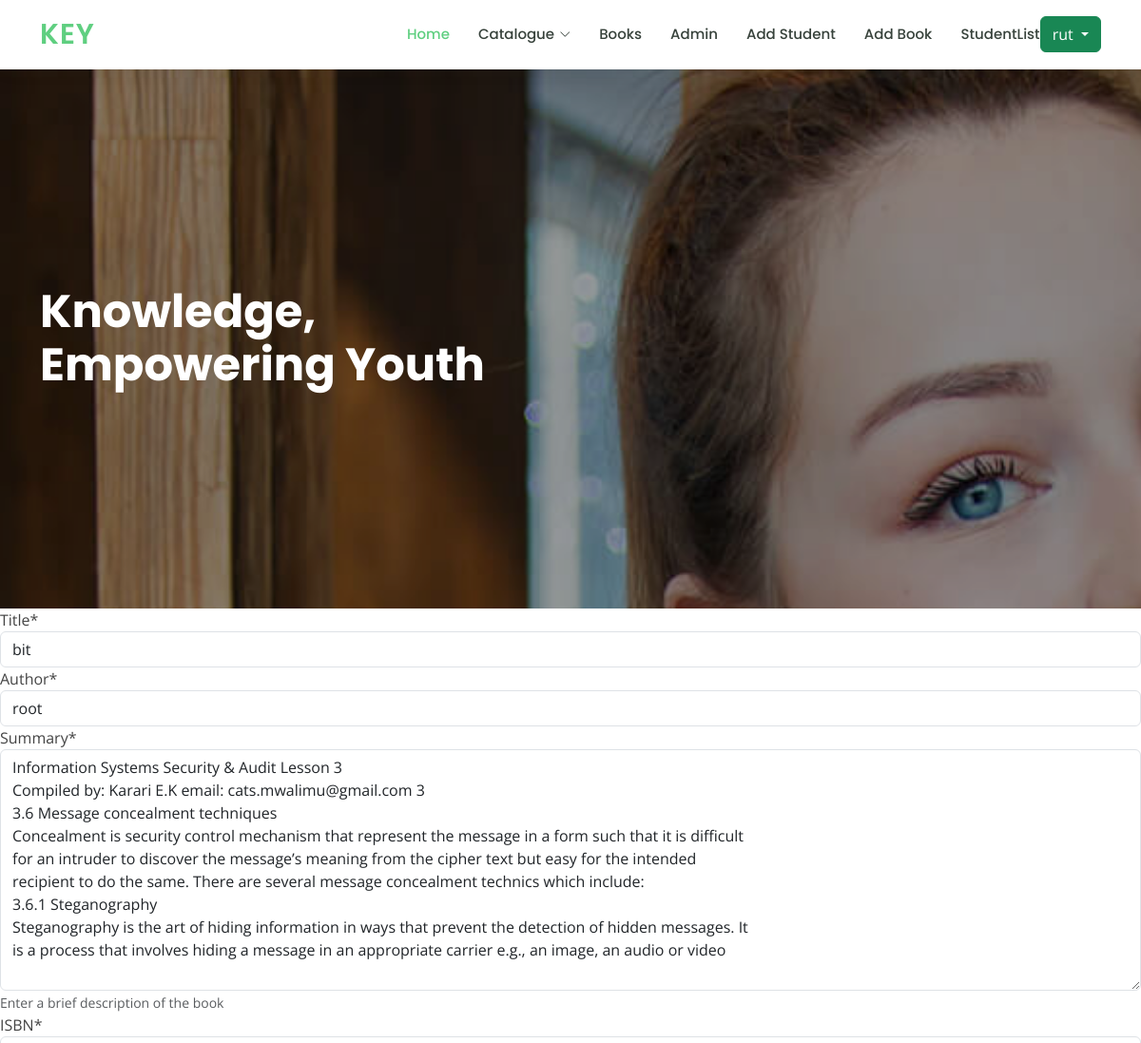
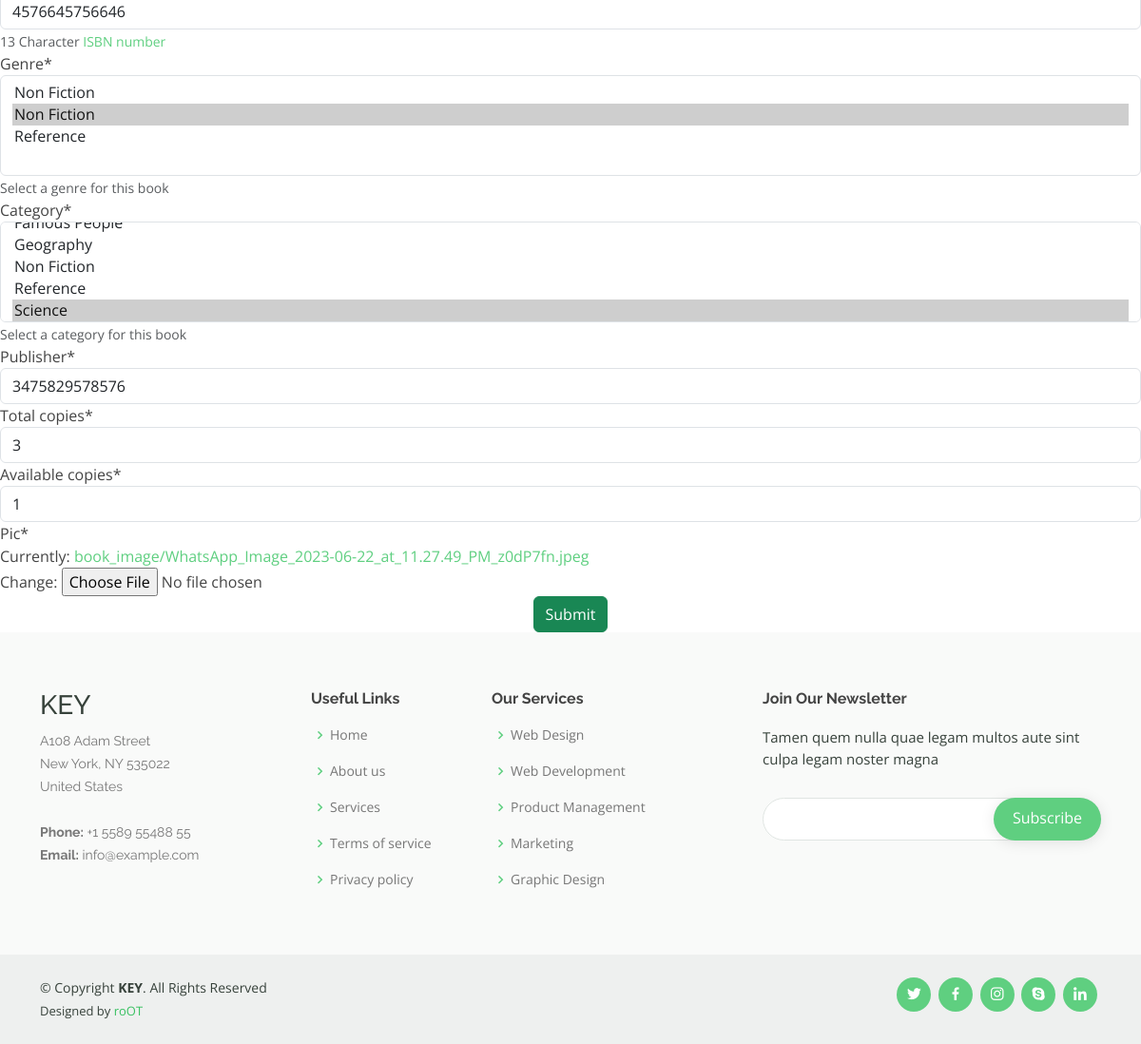
/book/4/update/ (signed in), run on the app's committed database (2 pictures, top to bottom).
### management/models.py (models this page shows)
class Book(models.Model):
    title = models.CharField(max_length=200)
    author = models.CharField(max_length=100)
    summary = models.TextField(max_length=1000, help_text="Enter a brief description of the book")
    isbn = models.CharField('ISBN', max_length=13,
                            help_text='13 Character <a href="https://www.isbn-international.org/content/what-isbn">ISBN number</a>')
    genre = models.ManyToManyField(Genre, help_text="Select a genre for this book")
    category = models.ManyToManyField(Category, help_text="Select a category for this book")
    publisher = models.CharField(max_length=150)
    total_copies = models.IntegerField()
    available_copies = models.IntegerField()
    pic=models.ImageField(blank=False, null=False, upload_to='book_image')

### management/views.py (the view)
# urls.py: path('book/<int:pk>/update/', views.BookUpdate, name='book_update'),
@login_required
def BookUpdate(request, pk):
    if not request.user.is_superuser:
        return redirect('index')
    obj = Book.objects.get(id=pk)
    form = BookForm(instance=obj)
    if request.method == 'POST':
        form = BookForm(data=request.POST, files=request.FILES, instance=obj)
        if form.is_valid():
            obj = form.save(commit=False)
            obj.save()
            return redirect(index)
    return render(request, 'catalog/form.html', locals())

### management/forms.py
class BookForm(forms.ModelForm):
    class Meta:
        model = Book
        fields = '__all__'

### management/models.py (called while the page is built)
    def __str__(self):
        return self.name

    def __str__(self):
        return self.name

### templates/catalog/form.html (shortened to what this page needs)
{% extends 'base.html' %}
{% load crispy_forms_tags %}
{% block content %}
    <div class="bg bg-white form-group mx-auto my-auto">
        <form method="post" class="form" enctype="multipart/form-data">
            {{ form|crispy }}
            <center><input class="btn btn-success" type="submit" value="Submit"/></center>
        </form>
    </div>
{% endblock %}

### templates/base.html (shortened to what this page needs)
{% load static %}
<!DOCTYPE html>
<html lang="en">
<head>
  <link href="{% static '/assets/vendor/animate.css' %}" rel="stylesheet">
  <link href="{% static '/assets/vendor/aos/aos.css' %}" rel="stylesheet">
  <link href="{% static '/assets/vendor/bootstrap/css/bootstrap.min.css' %}" rel="stylesheet">
  <link href="{% static '/assets/vendor/bootstrap-icons/bootstrap-icons.css' %}" rel="stylesheet">
  <link href="{% static '/assets/vendor/boxicons/css/boxicons.min.css' %}" rel="stylesheet">
  <link href="{% static '/assets/vendor/remixicon/remixicon.css' %}" rel="stylesheet">
  <link href="{% static '/assets/vendor/swiper/swiper-bundle.min.css' %}" rel="stylesheet">
  <link href="{% static '/assets/css/style.css' %}" rel="stylesheet">
</head>
<body>
  <header id="header" class="fixed-top">
    <div class="container d-flex align-items-center">
      <h1 class="logo me-auto"><a href="/">KEY</a></h1>
      <nav id="navbar" class="navbar order-last order-lg-0">
        <ul>
          <li><a class="active" href=" ">Home</a></li>
          <li class="dropdown"><a href="#"><span>Catalogue</span> <i class="bi bi-chevron-down"></i></a>
          </li>
          <li class="nav-item">
            <a class="nav-link" href="{% url 'books' %}">Books</a>
        </li>
        <li class="nav-item">
          <a class="nav-link" href="{% url 'admin:index' %}">Admin</a>
      </li>
      {% if user.is_superuser %}
          <li class="nav-item">
              <a class="nav-link" href="{% url 'student_create' %}">Add Student</a>
          </li>
          <li class="nav-item">
              <a class="nav-link" href="{% url 'book_create' %}">Add Book</a>
          </li>
          <li class="nav-item">
              <a class="nav-link" href="{% url 'student_list' %}">StudentList</a>
          </li>
      {% endif %}
          {% if user.is_authenticated %}
<div class="dropdown float">
<button type="button" class="btn btn-success dropdown-toggle" data-toggle="dropdown">
{{ request.user }}
</button>
</div>
               {% else %}
          <li class="nav-item">
              <a class="nav-link" href="{% url 'login' %}">Login</a>
          </li>
{% endif %}
        </ul>
      </nav>
    </div>
  </header>
  <section id="hero" class="d-flex justify-content-center align-items-center">
    <div class="container position-relative" data-aos="zoom-in" data-aos-delay="100">
      <h1>Knowledge,<br>Empowering Youth</h1>
    </div>
  </section>
  <main id="main">
    {% block content %}
    {% endblock content %}
  <footer id="footer">
    <div class="footer-top">
      <div class="container">
        <div class="row">
          <div class="col-lg-3 col-md-6 footer-contact">
            <h3>KEY</h3>
            <p>
              A108 Adam Street <br>
              New York, NY 535022<br>
              United States <br><br>
              <strong>Phone:</strong> +1 5589 55488 55<br>
              <strong>Email:</strong> info@example.com<br>
            </p>
          </div>
          <div class="col-lg-2 col-md-6 footer-links">
            <h4>Useful Links</h4>
            <ul>
              <li><i class="bx bx-chevron-right"></i> <a href="#">Home</a></li>
              <li><i class="bx bx-chevron-right"></i> <a href="#">About us</a></li>
              <li><i class="bx bx-chevron-right"></i> <a href="#">Services</a></li>
              <li><i class="bx bx-chevron-right"></i> <a href="#">Terms of service</a></li>
              <li><i class="bx bx-chevron-right"></i> <a href="#">Privacy policy</a></li>
            </ul>
          </div>
          <div class="col-lg-3 col-md-6 footer-links">
            <h4>Our Services</h4>
            <ul>
              <li><i class="bx bx-chevron-right"></i> <a href="#">Web Design</a></li>
              <li><i class="bx bx-chevron-right"></i> <a href="#">Web Development</a></li>
              <li><i class="bx bx-chevron-right"></i> <a href="#">Product Management</a></li>
              <li><i class="bx bx-chevron-right"></i> <a href="#">Marketing</a></li>
              <li><i class="bx bx-chevron-right"></i> <a href="#">Graphic Design</a></li>
            </ul>
          </div>
          <div class="col-lg-4 col-md-6 footer-newsletter">
            <h4>Join Our Newsletter</h4>
            <p>Tamen quem nulla quae legam multos aute sint culpa legam noster magna</p>
            <form action="" method="post">
              <input type="email" name="email"><input type="submit" value="Subscribe">
            </form>
          </div>
        </div>
      </div>
    </div>
    <div class="container d-md-flex py-4">
      <div class="me-md-auto text-center text-md-start">
        <div class="copyright">
          &copy; Copyright <strong><span>KEY</span></strong>. All Rights Reserved
        </div>
        <div class="credits">
          Designed by <a href="https://root-codes.netlify.app/">roOT</a>
        </div>
      </div>
      <div class="social-links text-center text-md-right pt-3 pt-md-0">
        <a href="#" class="twitter"><i class="bx bxl-twitter"></i></a>
        <a href="#" class="facebook"><i class="bx bxl-facebook"></i></a>
        <a href="#" class="instagram"><i class="bx bxl-instagram"></i></a>
        <a href="#" class="google-plus"><i class="bx bxl-skype"></i></a>
        <a href="#" class="linkedin"><i class="bx bxl-linkedin"></i></a>
      </div>
    </div>
  </footer>
</body>
</html>

### static/assets/css/style.css (style rules this page uses)
body { font-family: "Open Sans", sans-serif; color: #444444; }
a { color: #5fcf80; text-decoration: none; }
h1, h2, h3, h4, h5, h6 { font-family: "Raleway", sans-serif; }
#header { background: #fff; transition: all 0.5s; z-index: 997; padding: 15px 0; box-shadow: 0px 0 18px rgba(55, 66, 59, 0.08); }
#header .logo { font-size: 30px; margin: 0; padding: 0; line-height: 1; font-weight: 600; letter-spacing: 1px; text-transform: uppercase; font-family: "Poppins", sans-serif; }
#header .logo a { color: #5fcf80; }
.navbar { padding: 0; }
.navbar ul { margin: 0; padding: 0; display: flex; list-style: none; align-items: center; }
.navbar li { position: relative; }
.navbar a, .navbar a:focus { display: flex; align-items: center; justify-content: space-between; padding: 10px 0 10px 30px; font-family: "Poppins", sans-serif; font-size: 15px; font-weight: 500; color: #37423b; white-space: nowrap; transition: 0.3s; }
.navbar a i, .navbar a:focus i { font-size: 12px; line-height: 0; margin-left: 5px; }
.navbar a:hover, .navbar .active, .navbar .active:focus, .navbar li:hover>a { color: #5fcf80; }
#hero { width: 100%; height: 80vh; background: url("../img/hero-bg.jpg") top center; background-size: cover; position: relative; }
#hero:before { content: ""; background: rgba(0, 0, 0, 0.4); position: absolute; bottom: 0; top: 0; left: 0; right: 0; }
#hero .container { padding-top: 72px; }
#hero h1 { margin: 0; font-size: 48px; font-weight: 700; line-height: 56px; color: #fff; font-family: "Poppins", sans-serif; }
@media (min-width: 1024px) { #hero { background-attachment: fixed; } }
section { padding: 60px 0; overflow: hidden; }
#footer { color: #37423b; font-size: 14px; background: #eef0ef; }
#footer .footer-top { padding: 60px 0 30px 0; background: #f9faf9; }
#footer .footer-top .footer-contact { margin-bottom: 30px; }
#footer .footer-top .footer-contact p { font-size: 14px; line-height: 24px; margin-bottom: 0; font-family: "Raleway", sans-serif; color: #777777; }
#footer .footer-top h4 { font-size: 16px; font-weight: bold; color: #444444; position: relative; padding-bottom: 12px; }
#footer .footer-top .footer-links { margin-bottom: 30px; }
#footer .footer-top .footer-links ul { list-style: none; padding: 0; margin: 0; }
#footer .footer-top .footer-links ul i { padding-right: 2px; color: #5fcf80; font-size: 18px; line-height: 1; }
#footer .footer-top .footer-links ul li { padding: 10px 0; display: flex; align-items: center; }
#footer .footer-top .footer-links ul li:first-child { padding-top: 0; }
#footer .footer-top .footer-links ul a { color: #777777; transition: 0.3s; display: inline-block; line-height: 1; }
#footer .footer-newsletter { font-size: 15px; }
#footer .footer-newsletter h4 { font-size: 16px; font-weight: bold; color: #444444; position: relative; padding-bottom: 12px; }
#footer .footer-newsletter form { margin-top: 30px; background: #fff; padding: 6px 10px; position: relative; border-radius: 50px; text-align: left; border: 1px solid #e0e5e2; }
#footer .footer-newsletter form input[type=email] { border: 0; padding: 4px 8px; width: calc(100% - 100px); }
#footer .footer-newsletter form input[type=submit] { position: absolute; top: -1px; right: -1px; bottom: -1px; border: 0; background: none; font-size: 16px; padding: 0 20px 2px 20px; background: #5fcf80; color: #fff; transition: 0.3s; border-radius: 50px; box-shadow: 0px 2px 15px rgba(0, 0, 0, 0.1); }
#footer .credits { padding-top: 5px; font-size: 13px; }
#footer .credits a { color: #3ac162; transition: 0.3s; }
#footer .social-links a { font-size: 18px; display: inline-block; background: #5fcf80; color: #fff; line-height: 1; padding: 8px 0; margin-right: 4px; border-radius: 50%; text-align: center; width: 36px; height: 36px; transition: 0.3s; }

### data on the page
Book: title "bit", author "root", summary "Information Systems Security & Audit Lesson 3 Compiled by: Karari E.K email: cats.mwalimu@gmail.com 3 3.6 Message concealment techniques Concealment is security control mechanism that represent the message in a form such that it is difficult for an intruder to discover the message’s meaning from the cipher text but easy for the intended recipient to do the same. There are several message concealment technics which include: 3.6.1 Steganography Steganography is the art of hiding information in ways that prevent the detection of hidden messages. It is a process that involves hiding a message in an appropriate carrier e.g., an image, an audio or video", isbn "4576645756646", publisher "3475829578576", total_copies "3", available_copies "1"

### other printed values
{{ request.user }} "rut"
